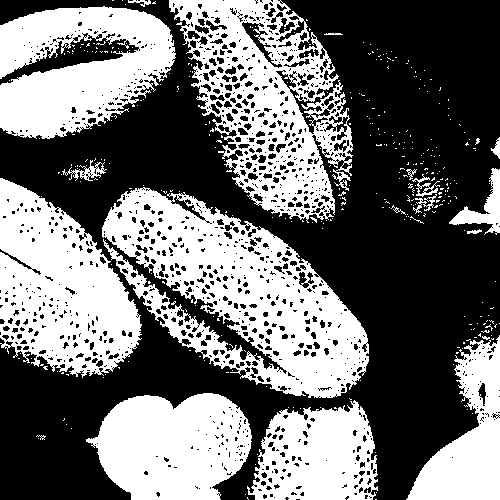
#> input picture Labeling image/pollen.bmp, 500 x 500 px, found by its file name
$ python Connected_Component_Labeling.py
#> lines starting #> are read from the running program, lines starting #| are printed output that depends on the picture; after the words box and inside, x2 and y2 are one past the last pixel; in counts of white or black regions, pixels touching at a corner belong together
import numpy as np
from numpy import pi, exp, sqrt
import cv2
from matplotlib import pyplot as plt
from random import randint
import timeit

def main():

    img = cv2.imread('pollen.bmp',cv2.IMREAD_GRAYSCALE)
#> img: shape (500, 500); 44.1% white; 360 white regions (343 under 20 px), largest, box (x1, y1, x2, y2) and area: (102, 187, 369, 398) 25664, (169, 0, 353, 223) 18714, (0, 178, 142, 378) 17302
    img2 = fast_Connected_component_labeling_flatten_true(img)
    img2 = Color_allocation_np(img2)
    cv2.imwrite('pollen_fastest.jpg',img2)
    cv2.imshow('e',img2)
    cv2.waitKey(0)


    return

# [272 lines left out: functions four_Connected_component_labeling, Eight_Connected_component_labeling, fast_Connected_component_labeling, fast_Connected_component_labeling_flatten, not called in this run]

def fast_Connected_component_labeling_flatten_true(img):

    img = np.array(img, dtype='int16')
    y, x = img.shape
#> y = 500; x = 500
    img = img.flatten()
    Labeled_img = np.zeros_like(img)

    cnt = 1
    pair_list = []
    pair_list = np.array(pair_list, dtype='int16')
    img_true = np.where(img > 0)
    img_true = np.asarray(img_true)

    start = timeit.default_timer()
    for i in range(img_true.shape[1]):
            v = img_true[0][i]
            v1 = v-x
            if Labeled_img[v1] != 0:
                Labeled_img[v] = Labeled_img[v1]
            elif Labeled_img[v - 1] != 0:
                Labeled_img[v] = Labeled_img[v - 1]
                if Labeled_img[v1+1] != 0 :# Labeled_img[v1+1] != Labeled_img[v - 1]:
                    pair_list = np.append(pair_list, [Labeled_img[v1+1], Labeled_img[v - 1]])
            elif Labeled_img[v1-1] != 0:
                Labeled_img[v] = Labeled_img[v1- 1]
                if Labeled_img[v1 + 1] != 0 :#and Labeled_img[v1 + 1] != Labeled_img[v1 - 1]:
                    pair_list = np.append(pair_list, [Labeled_img[v1 + 1], Labeled_img[v1 - 1]])
            # elif Labeled_img[i-1][j+1] !=0 and (Labeled_img[i-1][j-1], Labeled_img[i-1][j], Labeled_img[i][j-1])==(0,0,0) :
            elif Labeled_img[v1 + 1] != 0 and Labeled_img[v1 - 1] == 0 and Labeled_img[v1] == 0 and Labeled_img[v - 1] == 0:
                Labeled_img[v] = Labeled_img[v1 + 1]
            else :
                Labeled_img[v] = cnt
                cnt += 1
#> this loop made 110368 passes
#> (v, v1) on passes 1 to 12: (112, -388), (113, -387), (122, -378), (128, -372), (133, -367), (134, -366), (135, -365), (137, -363), (140, -360), (141, -359), (142, -358), (143, -357)
#> after the loop, cnt = 1106

    stop = timeit.default_timer()
    print(stop - start)

    start = timeit.default_timer()
    disjoint = Disjointset_pc(np.max(pair_list) + 1)

    for p in range(0,pair_list.shape[0],2):
        disjoint.union(pair_list[p], pair_list[p+1])

    stop = timeit.default_timer()
    print(stop - start)

    start = timeit.default_timer()
    disjoint.data = np.array(disjoint.data, dtype='int16')
    disjoint_linear = np.arange(disjoint.data.shape[0])
    a = np.where(disjoint.data != disjoint_linear)
    a = np.asarray(a)
    for t in range(a.shape[1]) :
        c = a[0][t]
        b = np.where(Labeled_img==c)
        b = np.asarray(b)
        Labeled_img[b] = disjoint.data[c]
#> this loop made 748 passes
#> b on passes 2, 3, 7: ([133, 134, 135, 633, 634, 635, 636, 1133, 1136],), ([137, 637, 638, 639, 1137, 1138, 1139],), [[256, 757]]

    Labeled_img = Labeled_img.reshape(y, x)
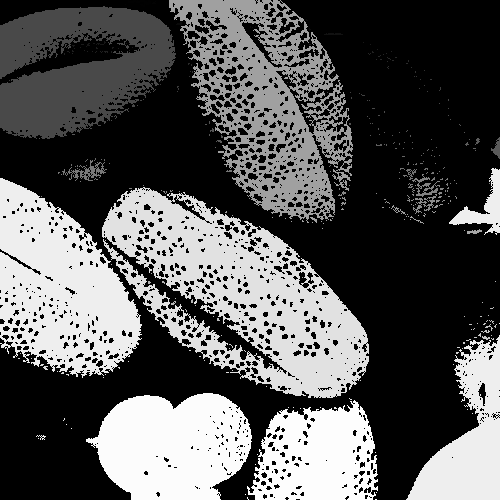
#> Labeled_img: shape (500, 500) int16; min 0, max 1105, mean 382.5; drawn with min black and max white
    stop = timeit.default_timer()
    print(stop - start)

    return Labeled_img

def Color_allocation_np(img):
    start = timeit.default_timer()
    img = np.array(img, dtype = 'int16')
    y, x = img.shape
#> y = 500; x = 500
    img1 = img
    img = img.flatten()
    val = np.unique(img)
#> val = 358 values from 0 to 1105
    val = np.sort(val)
    mod = np.remainder(np.arange(val.shape[0]),5)

    dim0 = np.zeros((y,x)).flatten()
    dim1 = np.zeros((y,x)).flatten()
    dim2 = np.zeros((y,x)).flatten()

    for k in range(1,val.shape[0]):
        mod_k = mod[k]
        val_k = val[k]
        img_index = np.where(img == val_k)
        img_index = np.asarray(img_index)
        #print(val_k, img_index.shape[1])
        if mod_k == 1:
            dim0[img_index] = 255
        elif mod_k == 2:
            dim1[img_index] = 255
        elif mod_k == 3:
            dim2[img_index] = 255
        elif mod_k == 4:
            dim0[img_index] = 128
            dim1[img_index] = 128
        elif mod_k == 0:
            dim1[img_index] = 128
            dim2[img_index] = 128
#> this loop made 357 passes
#> (val_k, img_index) on passes 1, 2, 4: (1, [[112, 113]]), (2, [122]), (15, ([655, 1153, 1154, 1652, 1653, 1654, 1655],))

    dim0 = dim0.reshape(y, x)
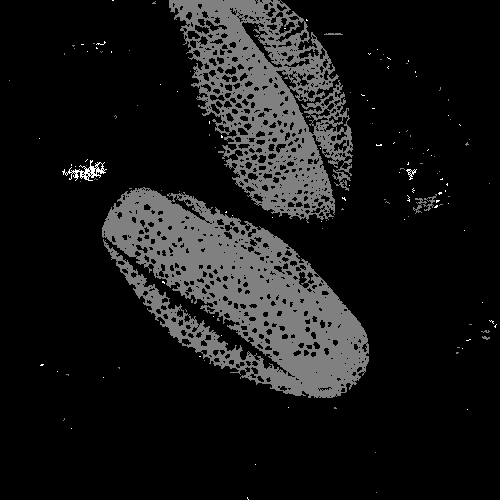
#> dim0: shape (500, 500) float64; min 0, max 255, mean 23.5
    dim1 = dim1.reshape(y, x)
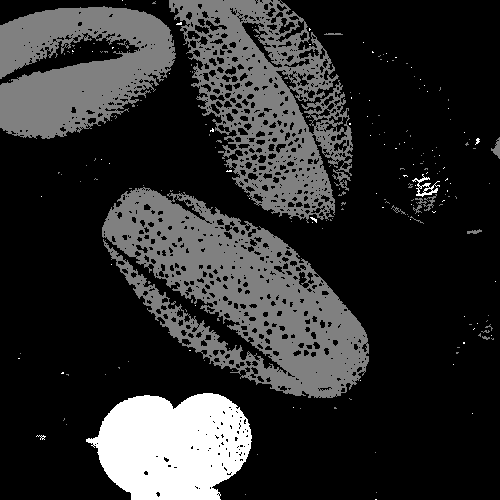
#> dim1: shape (500, 500) float64; min 0, max 255, mean 45
    dim2 = dim2.reshape(y, x)
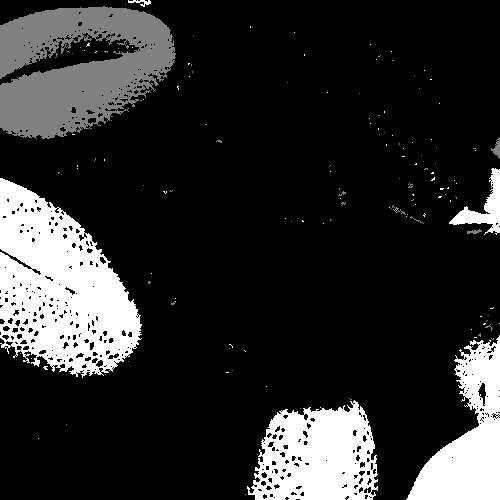
#> dim2: shape (500, 500) float64; min 0, max 255, mean 44.3
    BGR = np.stack((dim0, dim1, dim2), axis=2)
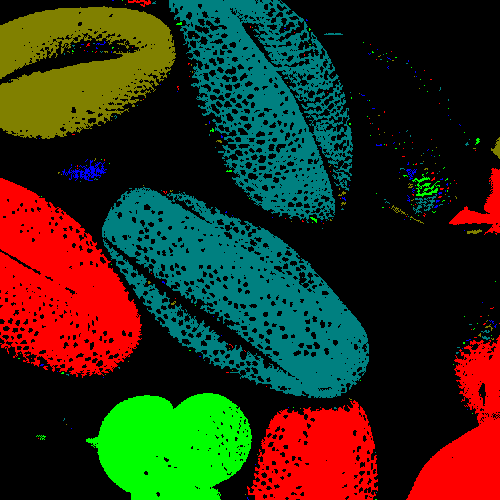
#> BGR: shape (500, 500, 3) float64; mean of channels 0, 1, 2 23.5, 45, 44.3; drawn as B, G, R
    stop = timeit.default_timer()
    print(stop - start)
    return BGR

# [98 lines left out: functions Color_allocation_np10, Color_allocation, not called in this run]

class Disjointset_pc:

    def __init__(self,n):
        self.data  = np.arange(n)
        self.size  = n

    def upward(self,change_list,index):
        value = self.data[index]

        if value == index :
                return index

        change_list.append(index)
        return self.upward(change_list,value)

    def find(self,index):
        change_list =[]
        result = self.upward(change_list,index)

        for i in change_list :
            self.data[i] = result

        return result

    def union(self,x,y):

        x,y = self.find(x),self.find(y)

        if x == y :
            return

        self.data[self.data == y] = x

class Disjointset:

    def __init__(self,n):
        self.data  = np.arange(n)
        self.size  = n

    def find(self,index):

        return self.data[index]

    # [8 lines left out: function union, not called in this run]

main()
#> in main, `cv2.imshow('e',img2)`:
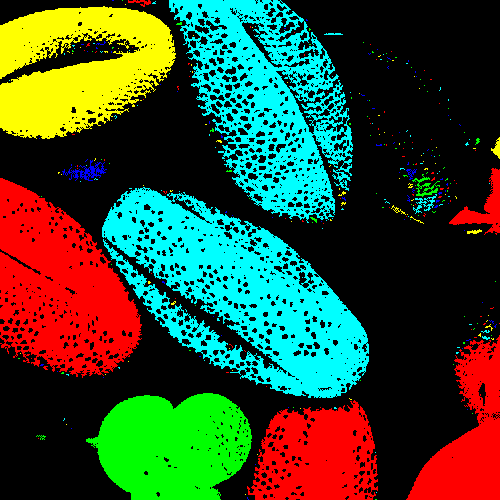
#> window 'e': shape (500, 500, 3); mean B, G, R 46.2, 75.8, 52.4

$ run again, with Labeling image/haze.bmp copied over Labeling image/pollen.bmp
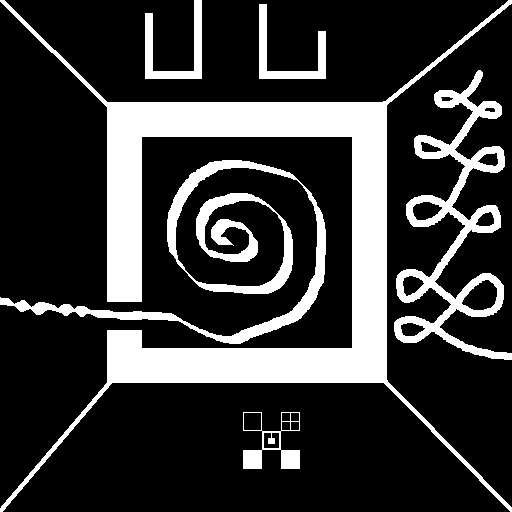
#> input picture Labeling image/haze.bmp, 512 x 512 px, found by its file name
#> the loop in fast_Connected_component_labeling_flatten_true, `for i in range(img_true.shape[1]):` made 57002 passes
#> (v, v1, pair_list) on pass 17: (511, -1, [1, 3])
#> after the loop in fast_Connected_component_labeling_flatten_true, `for i in range(img_true.shape[1]):`: cnt = 145; pair_list = 310 values, max 144 at index 307, min 1 at index 0, mean 74.02
#> self.size = 145
#> the loop in fast_Connected_component_labeling_flatten_true, `for p in range(0,pair_list.shape[0],2):` made 155 passes
#> (x in union, y in union) on passes 1 to 3: (1, 3), (1, 5), (1, 6)
#> disjoint.data = 145 values, max 142 at index 141, min 0 at index 0, mean 62.97
#> the loop in fast_Connected_component_labeling_flatten_true, `for t in range(a.shape[1]) :` made 138 passes
#> c on passes 1 to 8: 3, 4, 5, 6, 7, 8, 9, 10
#> in fast_Connected_component_labeling_flatten_true, `Labeled_img = Labeled_img.reshape(y, x)`:
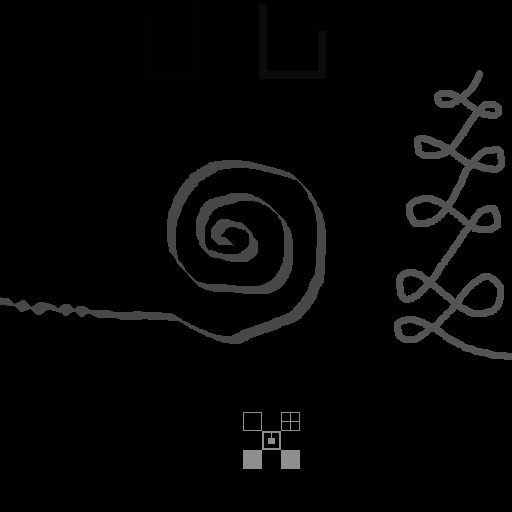
#> Labeled_img: shape (512, 512) int16; min 0, max 142, mean 5.8
#> val = [0, 1, 2, 12, 72, 84, 142]
#> the loop in Color_allocation_np, `for k in range(1,val.shape[0]):` made 6 passes
#> val_k on passes 1 to 6: 1, 2, 12, 72, 84, 142
#> in main, `cv2.imshow('e',img2)`:
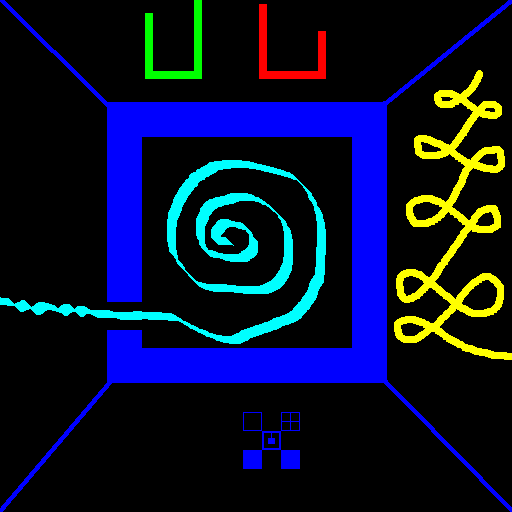
#> window 'e': shape (512, 512, 3); mean B, G, R 44.7, 17.8, 9.3

$ run again, with Labeling image/moonlight.bmp copied over Labeling image/pollen.bmp
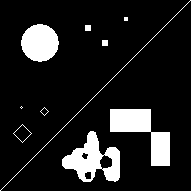
#> input picture Labeling image/moonlight.bmp, 191 x 191 px, found by its file name
#> the loop in fast_Connected_component_labeling_flatten_true, `for i in range(img_true.shape[1]):` made 4505 passes
#> (v, v1, pair_list) on passes 51, 70: (4811, 4620, [3, 4]), (4998, 4807, [3, 4, 4, 6])
#> after the loop in fast_Connected_component_labeling_flatten_true, `for i in range(img_true.shape[1]):`: cnt = 23; pair_list = 36 values, max 22 at index 31, min 3 at index 0, mean 13.69
#> self.size = 23
#> the loop in fast_Connected_component_labeling_flatten_true, `for p in range(0,pair_list.shape[0],2):` made 18 passes
#> (x in union, y in union) on passes 1 to 8: (3, 4), (3, 6), (3, 7), (9, 9), (10, 10), (12, 12), (13, 14), (13, 16)
#> disjoint.data = 23 values, max 15 at index 13, min 0 at index 0, mean 9.57
#> a = ([4, 6, 7, 13, 14, 16, 17, 18, 19, 20, 21, 22],)
#> the loop in fast_Connected_component_labeling_flatten_true, `for t in range(a.shape[1]) :` made 12 passes
#> c on passes 1 to 8: 4, 6, 7, 13, 14, 16, 17, 18
#> in fast_Connected_component_labeling_flatten_true, `Labeled_img = Labeled_img.reshape(y, x)`:
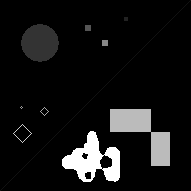
#> Labeled_img: shape (191, 191) int16; min 0, max 15, mean 1.21; drawn with min black and max white
#> val = [0, 1, 2, 3, 5, 8, 9, 10, 11, 12, 15]
#> the loop in Color_allocation_np, `for k in range(1,val.shape[0]):` made 10 passes
#> val_k on passes 1, 2, 3, 4, 5, 7, 8, 9: 1, 2, 3, 5, 8, 10, 11, 12
#> in main, `cv2.imshow('e',img2)`:
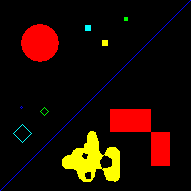
#> window 'e': shape (191, 191, 3); mean B, G, R 1.9, 11.3, 29.4
